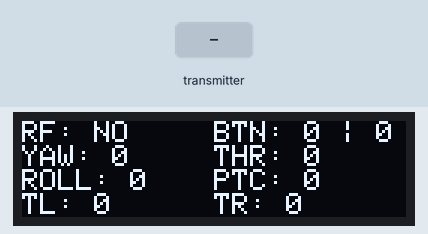
Bench run of a sketch on a simulated Arduino Leonardo, built with avr-gcc and run on an emulated ATmega32U4. Parts: 128×32 one-colour display. The test bench sets the inputs (shaded band). No radio packets arrive unless stated; what the sketch prints to the serial monitor is not drawn.

Above: at 1.2 s.
1.3 s: the transmitter starts sending leftstickxL = 0
At 2.2 s:
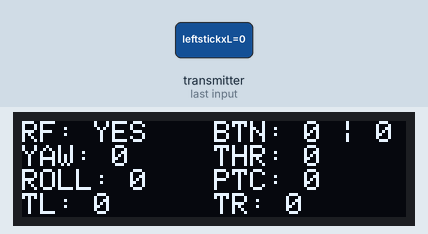
2.8 s: the transmitter starts sending leftstickxH = 255
At 3.8 s:
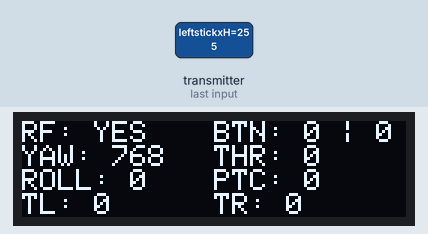
4.8 s: the transmitter starts sending leftstickyL = 64
At 6.5 s:
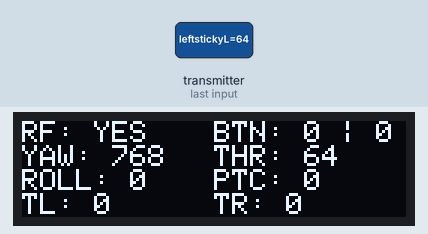
7.1 s: the transmitter starts sending leftstickyH = 255
At 8.6 s:
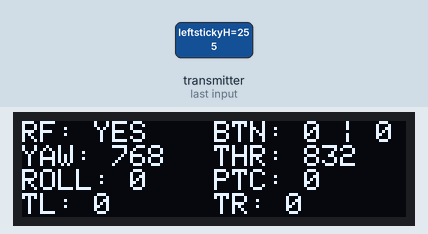
8.9 s: the transmitter starts sending rightstickxL = 64
At 9.2 s:
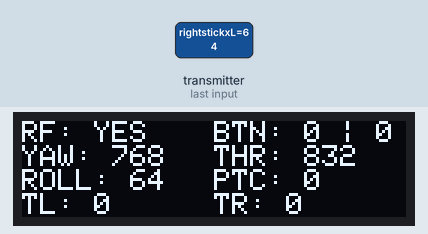
10.4 s: the transmitter starts sending rightstickxH = 255
At 11.8 s:
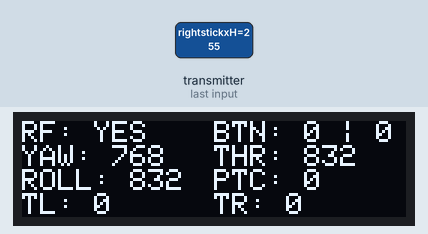
Timing chart, 0 to 12.9 s (numbered marks = the images above; inputs shaded):
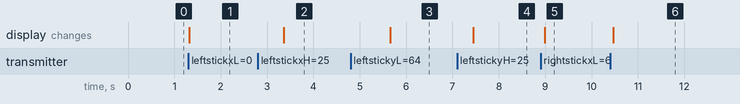

The sketch:

Ardupot-tellodriver.ino
```cpp
/*
* Ardupot Receiver Code for DJI Tello Driver
* Christopher Lai
* BANSHEE UAV
* Last Updated: 10/13/2022
*
* Code that is used to control the DJI Tello.
* Uses keyboard library from U4 chip's USB2.0 compatibility
*/

#include <SPI.h>
#include <nRF24L01.h>
#include <RF24.h>

#include <Wire.h>
#include <Adafruit_GFX.h>
#include <Adafruit_SSD1306.h>
#include <Keyboard.h>

#define SCREEN_WIDTH 128 // OLED display width, in pixels
#define SCREEN_HEIGHT 32 // OLED display height, in pixels

// Declaration for an SSD1306 display connected to I2C (SDA, SCL pins)
Adafruit_SSD1306 display(SCREEN_WIDTH, SCREEN_HEIGHT, &Wire, -1);

RF24 radio(7, 8); // CE, CSN
const byte address[6] = "00501";
const uint8_t  channel = 123;

// Max size 32 bytes because of buffer limit
struct CMD_Packet {
  byte leftstickxL;
  byte leftstickxH;
  byte leftstickyL;
  byte leftstickyH;
  byte rightstickxL;
  byte rightstickxH;
  byte rightstickyL;
  byte rightstickyH;
  byte btnleft;
  byte btnright;
  byte potleftL;
  byte potleftH;
  byte potrightL;
  byte potrightH;
  byte modeSW;
  byte leftSW;
  byte rightSW;
};

// Simplified Packet
struct CMD_Tran{
  byte LButton;
  byte RButton;
  int LStickY;//THROTTLE
  int LStickX;//YAW
  int RStickX;//ROLL
  int RStickY;//PITCH
  int LTrim;//POTLEFT
  int RTrim;//POTRIGHT
  byte BbyMode;
  byte leftSW;
  byte rightSW;
};

CMD_Packet packet;
CMD_Tran cmd;

// Toggle Variables
bool conn = false;
bool takeoff = false;

void setup() {
  // Set Up Serial Comms - Debug
  Serial.begin(9600);

  // Set up Radio
  radio.begin();
  radio.openReadingPipe(1, address);
  radio.setPALevel(RF24_PA_LOW,0);
  radio.setChannel(channel);
  Serial.println("Starting Radio");

  // Check for OLED Availability
  if(!display.begin(SSD1306_SWITCHCAPVCC, 0x3C)) { // Address 0x3D for 128x64
    Serial.println(F("SSD1306 allocation failed"));
    for(;;);
  }

  //to recieve
  radio.startListening();
}

void loop() {
  if (radio.available()) {
    conn = true;
    radio.read(&packet, sizeof(packet));

    // Map values from transmitter packet to receiver packet
    map_values_RF();

    // Press keys according to data in cmd packet
    key_press();

    // Display data on OLED Display
    OLED_display_YES();
    delay(50);

  }
  else{
    OLED_display_NO();
    // delay(5);
  }
}

void map_values_RF() {
  cmd.LStickX = packet.leftstickxL | ((packet.leftstickxH&0x03)<<8);
  cmd.LStickY = packet.leftstickyL | ((packet.leftstickyH&0x03)<<8);
  cmd.RStickX = packet.rightstickxL | ((packet.rightstickxH&0x03)<<8);
  cmd.RStickY = packet.rightstickyL | ((packet.rightstickyH&0x03)<<8);
  cmd.LTrim = packet.potleftL | ((packet.potleftH&0x03)<<8);
  cmd.RTrim = packet.potrightL | ((packet.potrightH&0x03)<<8);
  cmd.LButton = packet.btnleft;
  cmd.RButton = packet.btnright;
  cmd.BbyMode = packet.modeSW;
  cmd.leftSW = packet.leftSW;
  cmd.rightSW = packet.rightSW;
}

void key_press(){
  if (takeoff == true){
      if (cmd.LStickX > 750){ // Yaw+
        Keyboard.press('d');
      }
      else if (cmd.LStickX < 250){ // Yaw-
        Keyboard.press('a');
      }
      else{
        Keyboard.release('d');
        Keyboard.release('a');
      }

      if (cmd.LStickY > 750){ // Throttle+
        Keyboard.press('w');
      }
      else if (cmd.LStickY < 250){  //Throttle-
        Keyboard.press('s');
      }
      else{
        Keyboard.release('w');
        Keyboard.release('s');
      }

      if (cmd.RStickX > 750){ // Roll+
        Keyboard.press('v');
      }
      else if (cmd.RStickX < 250){  // Roll-
        Keyboard.press('z');
      }else{
        Keyboard.release('v');
        Keyboard.release('z');
      }

      if (cmd.RStickY > 750){ // Pitch+
        Keyboard.press('c');
      }
      else if (cmd.RStickY < 250){  // Pitch-
        Keyboard.press('x');
      }
      else{
        Keyboard.release('c');
        Keyboard.release('x');
      }

      if (cmd.LTrim <= 500 && cmd.RTrim <= 500){
        if (cmd.LButton == 0){
          Keyboard.press('u');  // Front Flip
        }
        else{
          Keyboard.release('u');
        }
      }

      if (cmd.LTrim <= 500 && cmd.RTrim >= 500){
        if (cmd.LButton == 0){
          Keyboard.press('h');  // Left Flip
        }
        else{
          Keyboard.release('h');
        }
      }

      if (cmd.LTrim >= 500 && cmd.RTrim <= 500){
        if (cmd.LButton == 0){
          Keyboard.press('j');  // Back Flip
        }
        else{
          Keyboard.release('j');
        }
      }

      if (cmd.LTrim >= 500 && cmd.RTrim >= 500){
        if (cmd.LButton == 0){
          Keyboard.press('k');  // Right Flip
        }
        else{
          Keyboard.release('k');
        }
      }
  }

  if (takeoff == false){
    if (cmd.LStickX > 750 && cmd.LStickY < 250){
      Keyboard.press('t');  // takeoff
      takeoff = true;
      delay(500);
      Keyboard.release('t');
    }
  }
  else{
    if (cmd.RButton == 0){
      Keyboard.press('l');  // land
      takeoff = false;
      delay(500);
      Keyboard.release('l');
    }
  }
}

void OLED_display_YES() {
  display.clearDisplay();
  display.setTextSize(1);
  display.setTextColor(WHITE);
  display.setCursor(0,0);
  if (conn)
  {
    display.println("RF: YES");
  }
  else
  {
    display.println("RF: NO");
  }

  display.setCursor(64,0);
  display.println("BTN: " + String(cmd.LButton) + " | " + String(cmd.RButton));
  display.setCursor(0,8);
  display.println("YAW: " + String(cmd.LStickX));
  display.setCursor(64,8);
  display.println("THR: " + String(cmd.LStickY));
  display.setCursor(0,16);
  display.println("ROLL: " + String(cmd.RStickX));
  display.setCursor(64,16);
  display.println("PTC: " + String(cmd.RStickY));
  display.setCursor(0,24);
  display.println("TL: " + String(cmd.LTrim));
  display.setCursor(64,24);
  display.println("TR: " + String(cmd.RTrim));
  display.display();
}

void OLED_display_NO() {
  Serial.println("NO CONNECTION");
  conn = false;
  display.clearDisplay();
  display.setTextSize(1);
  display.setTextColor(WHITE);
  display.setCursor(0,0);
  if (conn)
  {
    display.println("RF: YES");
  }
  else
  {
    display.println("RF: NO");
  }
  display.setCursor(64,0);
  display.println("BTN: " + String(0) + " | " + String(0));
  display.setCursor(0,8);
  display.println("YAW: " + String(0));
  display.setCursor(64,8);
  display.println("THR: " + String(0));
  display.setCursor(0,16);
  display.println("ROLL: " + String(0));
  display.setCursor(64,16);
  display.println("PTC: " + String(0));
  display.setCursor(0,24);
  display.println("TL: " + String(0));
  display.setCursor(64,24);
  display.println("TR: " + String(0));
  display.display();
}

void resetCMD() {
  cmd.LButton=1;
  cmd.RButton=1;
  cmd.LStickY=500;
  cmd.LStickX=500;//YAW
  cmd.RStickX=500;//ROLL
  cmd.RStickY=500;//PITCH
  cmd.LTrim=0;//THROTTLE LARGE
  cmd.RTrim=0;//THROTTLE SMALL
}
```

Measured:
- after the input at 1.3 s, the display: changes at once (image 1)
- after the input at 2.8 s, the display: changes after 0.56 s (image 2)
- after the input at 4.8 s, the display: changes after 0.85 s (image 3)
- after the input at 7.1 s, the display: changes after 0.35 s (image 4)
- after the input at 8.9 s, the display: changes after 0.09 s (image 5)
- after the input at 10.4 s, the display: changes after 0.06 s (image 6)
